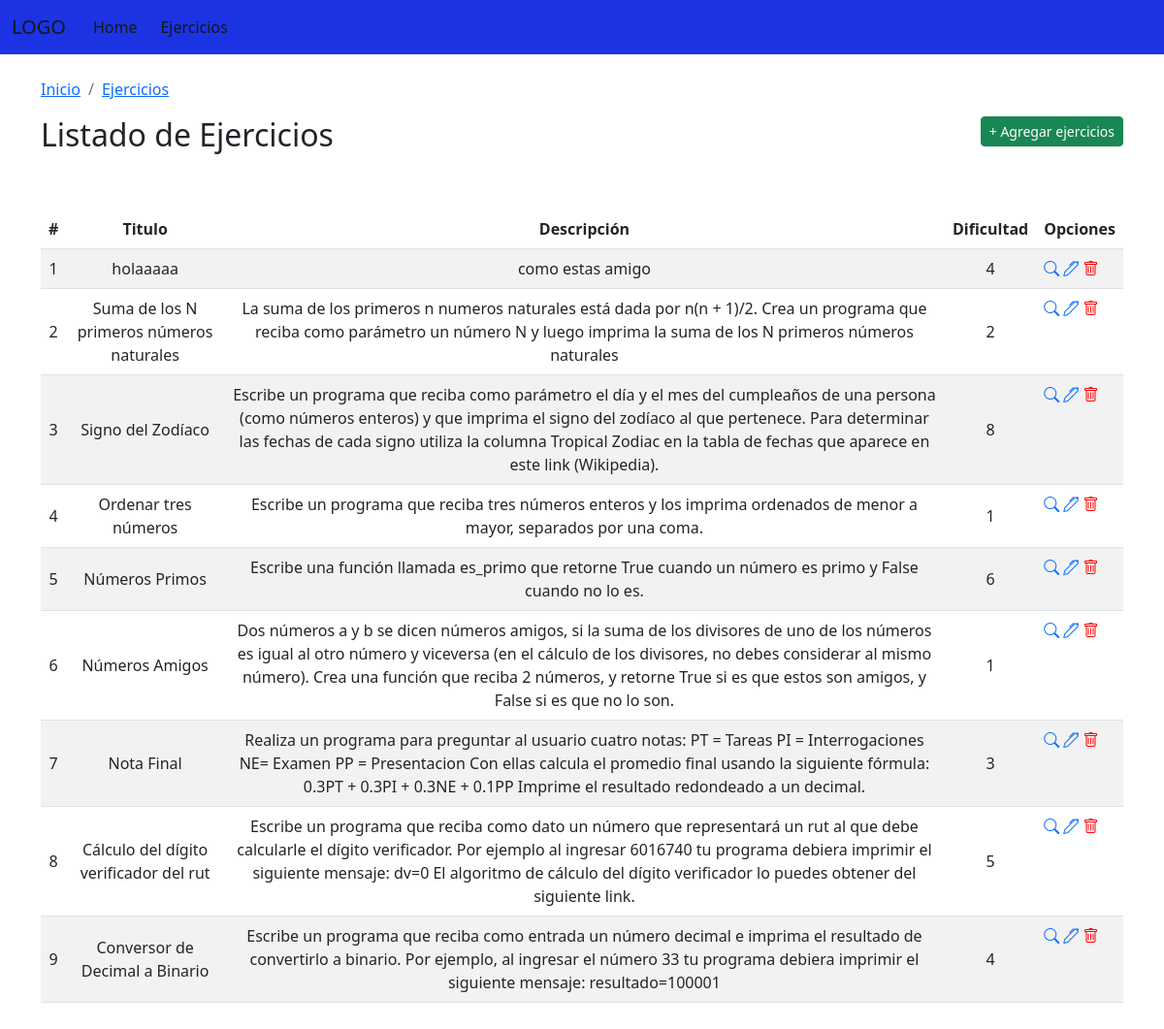
The page /ejercicio/ on the database as committed earlier.
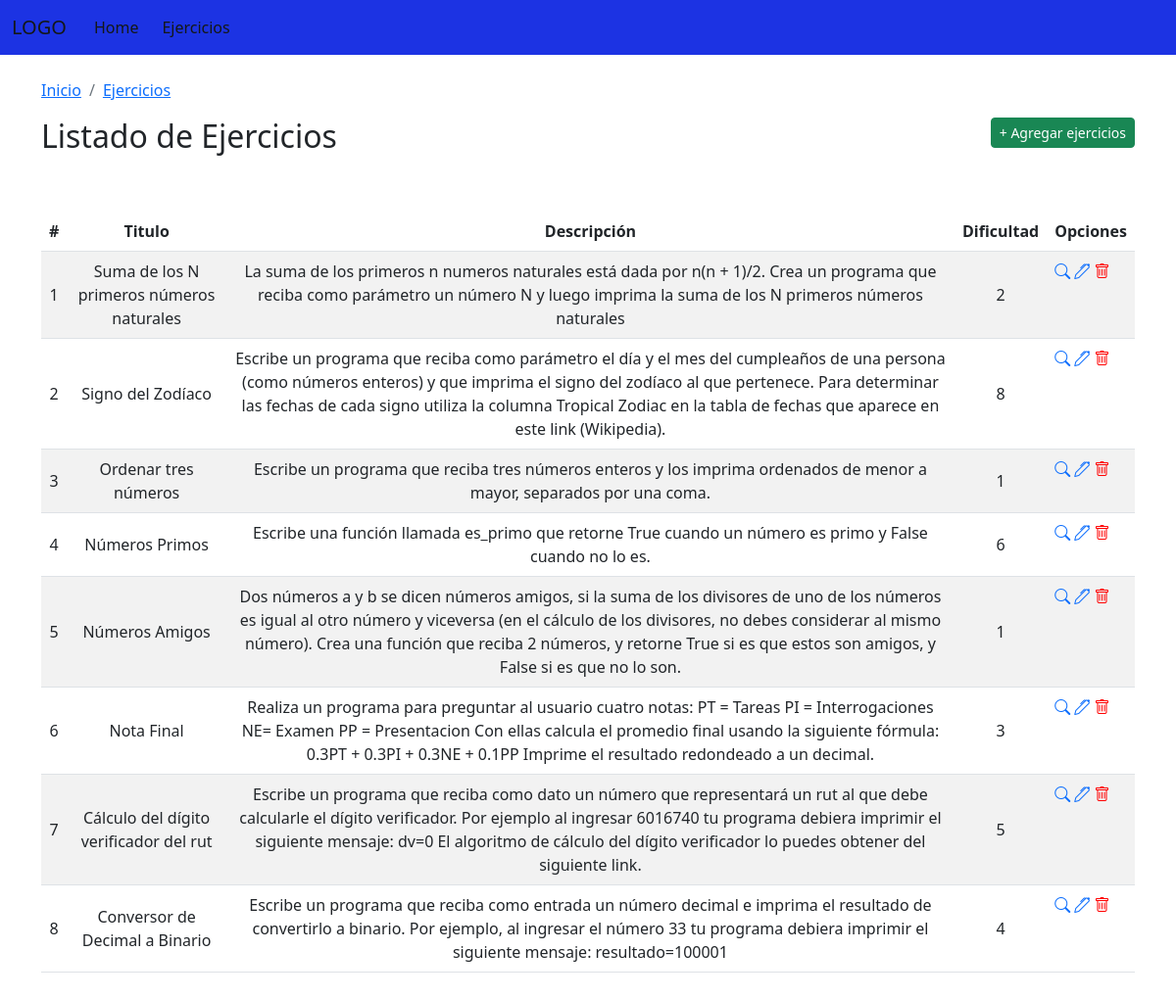
The same page on the database as committed later.
### PlanillaEjercicios/models.py (models this page shows, shortened)
class Ejercicios(models.Model):
    titulo = models.CharField('Titulo', max_length=50)
    descripcion = models.TextField('Descripcion')
    dificultad = models.CharField('Dificultad', max_length=10, default=1)
    habilidades = models.ManyToManyField(Habilidades,through='HabilidadEjercicio',blank=True)
    class Meta:
        verbose_name = 'Ejercicio'
        verbose_name_plural = 'Ejercicios'
        ordering = ['-titulo']

### PlanillaEjercicios/views.py (the view)
# urls.py: path('ejercicio/', ejercicio, name="ejercicio"),
def ejercicio(request):
	ejercicios = Ejercicios.objects.all()
	return render(request,'ejercicios.html',{'ejercicios':ejercicios})

### PlanillaEjercicios/templates/ejercicios.html (shortened to what this page needs)
<!DOCTYPE html>
<html lang="en">
<head>
    {% load static %}
    <link href="https://cdn.jsdelivr.net/npm/bootstrap@5.2.1/dist/css/bootstrap.min.css" rel="stylesheet">
    <link rel="stylesheet" href="{% static 'css/gestionEjercicios.css' %}">
    <link rel="stylesheet" href="https://cdn.jsdelivr.net/npm/bootstrap-icons@1.9.1/font/bootstrap-icons.css">
</head>
<body>
    <nav class="navbar navbar-expand-lg">
        <div class="container-fluid">
          <a class="navbar-brand" href='/'>LOGO</a>
          <div class="collapse navbar-collapse" id="navbarNav">
            <ul class="navbar-nav">
              <li class="nav-item">
                <a class="nav-link active" aria-current="page" href='/'>Home</a>
              </li>
              <li class="nav-item">
                <a class="nav-link" href="{% url 'ejercicio' %}">Ejercicios</a>
              </li>
            </ul>
          </div>
        </div>
    </nav>
    <div class="container py-4">
      <nav aria-label="breadcrumb">
        <ol class="breadcrumb">
          <li class="breadcrumb-item"><a href="/">Inicio</a></li>
          <li class="breadcrumb-item active" aria-current="page" ><a href="{% url 'ejercicio' %}">Ejercicios</a></li>
        </ol>
      </nav>
        <div class = "row">
            <div  id="tablaEjercicio" class="">
              <div class="row">
                <div class="col-10">
                  <h2>Listado de Ejercicios</h2>
                </div>
                <div class="col-2">
                  <a href="{% url 'registroEjercicio' %}" class="btn btn-sm btn-block btn-success" style="float: right;">+ Agregar ejercicios</a>
                </div>
                <br><br><br><br>
              </div>
                <div class="table-responsive">
                    <table class="table table-striped">
                        <thead>
                            <tr>
                                <th class="centrado"># </th>
                                <th class="centrado">Titulo </th>
                                <th class="centrado">Descripción </th>
                                <th class="centrado">Dificultad </th>
                                <th class="centrado" >Opciones </th>
                            </tr>
                        </thead>
                        <tbody>
                            {% for e in ejercicios %}
                              <tr>
                                  <td class="centrado">{{forloop.counter}}</td>
                                  <td class="centrado">{{e.titulo}}</td>
                                  <td class="centrado">{{e.descripcion}}</td>
                                  <td class="centrado">{{e.dificultad}}</td>
                                  <td>
                                    <a href="{% url 'ver_ejercicio' ejercicio_id=e.pk %}" title="Ver"><i class="bi bi-search"></i></a>
                                    <a href="{% url 'editar_ejercicio' ejercicio_id=e.pk %}" title="Editar"><i class="bi bi-pen"></i></a>
                                    <a onClick="eliminarEjercicio(this.id)" id="{{e.pk}}" title="Eliminar"><i style="color: red;" class="bi bi-trash"></i></a>
                                  </td>
                              </tr>
                            {% endfor %}
                        </tbody>
                    </table>
                </div>
            </div>
        </div>
    </div>
  </body>
</html>

Rows that differ between the two databases and show on the page:
removed Ejercicios: titulo "holaaaaa", descripcion "como estas amigo", dificultad "4"
